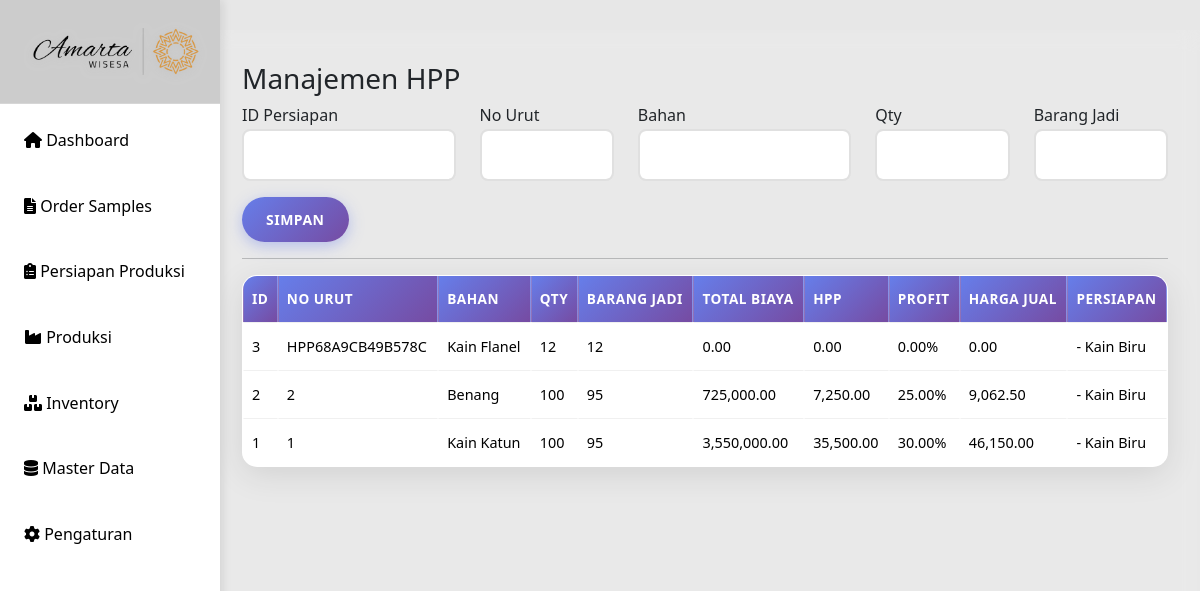
Page /detail-persiapan.php on the earlier database version.
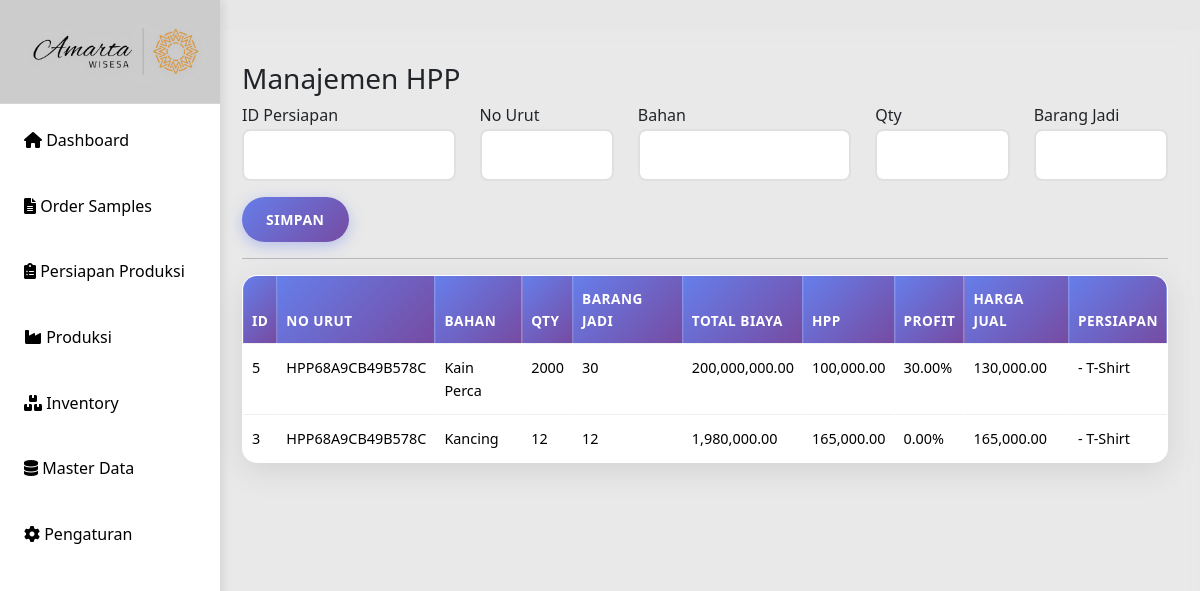
Same page on the later database version.
### tables this page shows
CREATE TABLE `hpp` (
  `id` int(10) UNSIGNED NOT NULL,
  `id_persiapan` int(11) UNSIGNED NOT NULL,
  `id_inventory` int(11) UNSIGNED DEFAULT NULL,
  `no_urut` varchar(50) DEFAULT NULL,
  `bahan` varchar(100) DEFAULT NULL,
  `qty` int(11) DEFAULT NULL,
  `barang_jadi` int(11) DEFAULT NULL,
  `stok_order` int(11) DEFAULT NULL,
  `efisiensi_consp` decimal(10,2) DEFAULT NULL,
  `efisiensi_rap` decimal(10,2) DEFAULT NULL,
  `stok_material` int(11) DEFAULT NULL,
  `po` int(11) DEFAULT NULL,
  `harga_per_meter` decimal(15,2) DEFAULT NULL,
  `rap_x_harga_per_m` decimal(15,2) DEFAULT NULL,
  `total_harga_bahan` decimal(15,2) DEFAULT NULL,
  `biaya_tenaga_kerja_per_qty` decimal(15,2) DEFAULT NULL,
  `total_biaya_tenaga_kerja` decimal(15,2) DEFAULT NULL,
  `listrik` decimal(15,2) DEFAULT NULL,
  `air` decimal(15,2) DEFAULT NULL,
  `overhead` decimal(15,2) DEFAULT NULL,
  `total_biaya` decimal(15,2) DEFAULT NULL,
  `hpp` decimal(15,2) DEFAULT NULL,
  `profit` decimal(5,2) DEFAULT NULL,
  `harga_jual` decimal(15,2) DEFAULT NULL,
  `created_at` timestamp NOT NULL DEFAULT current_timestamp(),
  `updated_at` timestamp NOT NULL DEFAULT current_timestamp() ON UPDATE current_timestamp()
);

CREATE TABLE `persiapan` (
  `id` int(11) UNSIGNED NOT NULL,
  `id_sps` int(11) NOT NULL,
  `spp_no` varchar(50) NOT NULL DEFAULT '',
  `kode_barang` varchar(50) DEFAULT NULL,
  `nama_barang` varchar(100) DEFAULT NULL,
  `jumlah` int(11) DEFAULT NULL,
  `satuan` varchar(20) DEFAULT NULL,
  `harga` decimal(10,2) DEFAULT NULL,
  `total` decimal(10,2) DEFAULT NULL,
  `tanggal_persiapan` date NOT NULL,
  `pola` varchar(255) DEFAULT NULL,
  `marker` varchar(255) DEFAULT NULL,
  `upload_spk` varchar(255) DEFAULT NULL,
  `status` enum('pending','proses','selesai','batal') DEFAULT 'pending',
  `sp_srx` varchar(50) NOT NULL,
  `created_at` datetime DEFAULT current_timestamp(),
  `updated_at` datetime DEFAULT current_timestamp() ON UPDATE current_timestamp()
);

### detail-persiapan.php (the view, shortened to what this page needs)
<?php
include 'includes/header.php';
include 'config/db.php';
$result = $conn->query("
    SELECT hpp.*, persiapan.spp_no, persiapan.nama_barang
    FROM hpp
    JOIN persiapan ON hpp.id_persiapan = persiapan.id
    ORDER BY hpp.id DESC
");
?>
<div class="main-content">
    <h3>Manajemen HPP</h3>
    <form method="POST">
        <div class="row">
            <div class="col-md-3">
                <label>ID Persiapan</label>
                <input type="number" name="id_persiapan" class="form-control" required>
            </div>
            <div class="col-md-2">
                <label>No Urut</label>
                <input type="number" name="no_urut" class="form-control">
            </div>
            <div class="col-md-3">
                <label>Bahan</label>
                <input type="text" name="bahan" class="form-control">
            </div>
            <div class="col-md-2">
                <label>Qty</label>
                <input type="number" name="qty" class="form-control">
            </div>
            <div class="col-md-2">
                <label>Barang Jadi</label>
                <input type="number" name="barang_jadi" class="form-control">
            </div>
        </div>
        <button type="submit" name="save" class="btn btn-primary mt-3">Simpan</button>
    </form>
    <hr>
    <table class="table table-bordered">
        <thead>
            <tr>
                <th>ID</th>
                <th>No Urut</th>
                <th>Bahan</th>
                <th>Qty</th>
                <th>Barang Jadi</th>
                <th>Total Biaya</th>
                <th>HPP</th>
                <th>Profit</th>
                <th>Harga Jual</th>
                <th>Persiapan</th>
            </tr>
        </thead>
        <tbody>
            <?php while ($row = $result->fetch_assoc()) { ?>
                <tr>
                    <td><?= $row['id'] ?></td>
                    <td><?= $row['no_urut'] ?></td>
                    <td><?= $row['bahan'] ?></td>
                    <td><?= $row['qty'] ?></td>
                    <td><?= $row['barang_jadi'] ?></td>
                    <td><?= number_format($row['total_biaya'], 2) ?></td>
                    <td><?= number_format($row['hpp'], 2) ?></td>
                    <td><?= number_format($row['profit'], 2) ?>%</td>
                    <td><?= number_format($row['harga_jual'], 2) ?></td>
                    <td><?= $row['spp_no'] ?> - <?= $row['nama_barang'] ?></td>
                </tr>
            <?php } ?>
        </tbody>
    </table>
</div>

### includes/header.php (shortened to what this page needs)
<!DOCTYPE html>
<html lang="id">
<head>
    <link href="https://cdn.jsdelivr.net/npm/bootstrap@5.3.3/dist/css/bootstrap.min.css" rel="stylesheet">
    <link href="https://cdnjs.cloudflare.com/ajax/libs/font-awesome/6.0.0/css/all.min.css" rel="stylesheet">
    <link href="https://cdn.datatables.net/1.13.7/css/dataTables.bootstrap5.min.css" rel="stylesheet">
    <link rel="stylesheet" href="css/style.css">
</head>
<body>
    <button class="sidebar-toggle" onclick="toggleSidebar()">
    </button>
   <?php include 'sidebar.php'; ?>

### includes/sidebar.php
<nav class="sidebar" id="sidebar">
    <div class="sidebar-header">
        <img src="img/amarta-wisesa.png" alt="Amarta Wisesa Logo" class="sidebar-logo">
    </div>
    <ul class="sidebar-nav">
        <li>
            <a href="index.php" class="nav-link <?php echo basename($_SERVER['PHP_SELF']) == 'index.php' ? 'active' : ''; ?>">
                <i class="fas fa-home"></i>
                Dashboard
            </a>
        </li>
        <li>
            <a href="sps-sample.php" class="nav-link <?php echo basename($_SERVER['PHP_SELF']) == 'sps-sample.php' ? 'active' : ''; ?>">
                <i class="fas fa-file-alt"></i>
                Order Samples
            </a>
        </li>
        <li>
            <a href="persiapan.php" class="nav-link <?php echo basename($_SERVER['PHP_SELF']) == 'persiapan.php' ? 'active' : ''; ?>">
                <i class="fas fa-clipboard-list"></i>
                Persiapan Produksi
            </a>
        </li>
        <li>
            <a href="produksi.php" class="nav-link <?php echo basename($_SERVER['PHP_SELF']) == 'produksi.php' ? 'active' : ''; ?>">
                <i class="fas fa-industry"></i>
                Produksi
            </a>
        </li>
        <li>
            <a href="inventory.php" class="nav-link <?php echo basename($_SERVER['PHP_SELF']) == 'inventory.php' ? 'active' : ''; ?>">
                <i class="fas fa-boxes"></i>
                Inventory
            </a>
        </li>
        <li>
            <a href="master-data.php" class="nav-link <?php echo basename($_SERVER['PHP_SELF']) == 'master-data.php' ? 'active' : ''; ?>">
                <i class="fas fa-database"></i>
                Master Data
            </a>
        </li>
        <li>
            <a href="pengaturan.php" class="nav-link <?php echo basename($_SERVER['PHP_SELF']) == 'pengaturan.php' ? 'active' : ''; ?>">
                <i class="fas fa-cog"></i>
                Pengaturan
            </a>
        </li>
    </ul>
</nav>

### css/style.css (style rules this page uses)
* { margin: 0; padding: 0; box-sizing: border-box; }
body { font-family: 'Segoe UI', Tahoma, Geneva, Verdana, sans-serif; background: #e7e7e7ff; min-height: 100vh; line-height: 1.6; }
.sidebar { background: #ffffff; width: 260px; height: 100vh; position: fixed; left: -40px; top: 0; padding-top: 0; box-shadow: 4px 0 8px rgba(0,0,0,0.08); overflow-y: auto; transition: all 0.3s cubic-bezier(0.4, 0, 0.2, 1); z-index: 1000; }
.sidebar::before { content: ''; position: absolute; top: 0; left: 0; right: 0; bottom: 0; background: linear-gradient(45deg, rgba(255,255,255,0.3) 0%, rgba(255,255,255,0.1) 50%, rgba(255,255,255,0.2) 100%); pointer-events: none; }
.sidebar-header { background: rgba(0,0,0,0.2); padding: 1.5rem 1rem; text-align: left; backdrop-filter: blur(10px); border-bottom: 1px solid rgba(255,255,255,0.2); }
.sidebar-logo { width: 100%; max-width: 180px; height: auto; margin-left : 50px; transition: all 0.3s ease; filter: drop-shadow(0 2px 4px rgba(189, 189, 189, 0.72)); }
.sidebar ul { list-style: none; }
.sidebar ul li { margin: 0.5rem 1rem; border-radius: 8px; overflow: hidden; transition: all 0.3s ease; }
.sidebar ul li a { color: #000000; text-decoration: none; display: block; padding: 1rem; transition: all 0.3s ease; position: relative; overflow: hidden; }
.sidebar ul li a::before { content: ''; position: absolute; top: 0; left: -100%; width: 100%; height: 100%; background: linear-gradient(90deg, transparent, rgba(255,255,255,0.2), transparent); transition: left 0.5s; }
.main-content { margin-left: 210px; padding: 2rem; background: rgba(255,255,255,0.1); backdrop-filter: blur(10px); min-height: 100vh; }
.table { width: 100%; border-collapse: separate; border-spacing: 0; background: white; border-radius: 15px; overflow: hidden; box-shadow: 0 8px 32px rgba(0,0,0,0.1); border: 1px solid rgba(255,255,255,0.2); }
.table th, .table td { padding: 12px 8px; text-align: left; border-bottom: 1px solid #f0f0f0; font-size: 0.9rem; }
.table th { background: linear-gradient(135deg, #667eea, #764ba2); color: white; font-weight: 600; text-transform: uppercase; letter-spacing: 0.5px; font-size: 0.85rem; }
.table tr { transition: all 0.3s ease; }
.table tr:last-child td { border-bottom: none; }
.btn { padding: 12px 24px; border: none; border-radius: 25px; cursor: pointer; text-decoration: none; display: inline-block; font-size: 14px; font-weight: 600; text-transform: uppercase; letter-spacing: 0.5px; transition: all 0.3s ease; position: relative; overflow: hidden; }
.btn::before { content: ''; position: absolute; top: 50%; left: 50%; width: 0; height: 0; background: rgba(255,255,255,0.2); border-radius: 50%; transform: translate(-50%, -50%); transition: width 0.6s, height 0.6s; }
.btn-primary { background: linear-gradient(135deg, #667eea, #764ba2); color: white; box-shadow: 0 4px 15px rgba(102,126,234,0.4); }
.form-control { width: 100%; padding: 12px; border: 2px solid #e0e0e0; border-radius: 8px; transition: all 0.3s ease; font-size: 16px; }
.mt-3 { margin-top: 1.5rem; }

Differences in the rows shown:
removed hpp: id "2", no_urut "2", bahan "Benang", qty "100", barang_jadi "95", total_biaya "725,000.00", hpp "7,250.00", profit "25.00", harga_jual "9,062.50", id_persiapan.nama_barang "Kain Biru"
removed hpp: id "1", no_urut "1", bahan "Kain Katun", qty "100", barang_jadi "95", total_biaya "3,550,000.00", hpp "35,500.00", profit "30.00", harga_jual "46,150.00", id_persiapan.nama_barang "Kain Biru"
added hpp: id "5", no_urut "HPP68A9CB49B578C", bahan "Kain Perca", qty "2000", barang_jadi "30", total_biaya "200,000,000.00", hpp "100,000.00", profit "30.00", harga_jual "130,000.00", id_persiapan.nama_barang "T-Shirt"
changed hpp id 3: bahan "Kain Flanel" → "Kancing"; total_biaya "0.00" → "1,980,000.00"; hpp "0.00" → "165,000.00"; harga_jual "0.00" → "165,000.00"; id_persiapan.nama_barang "Kain Biru" → "T-Shirt"
